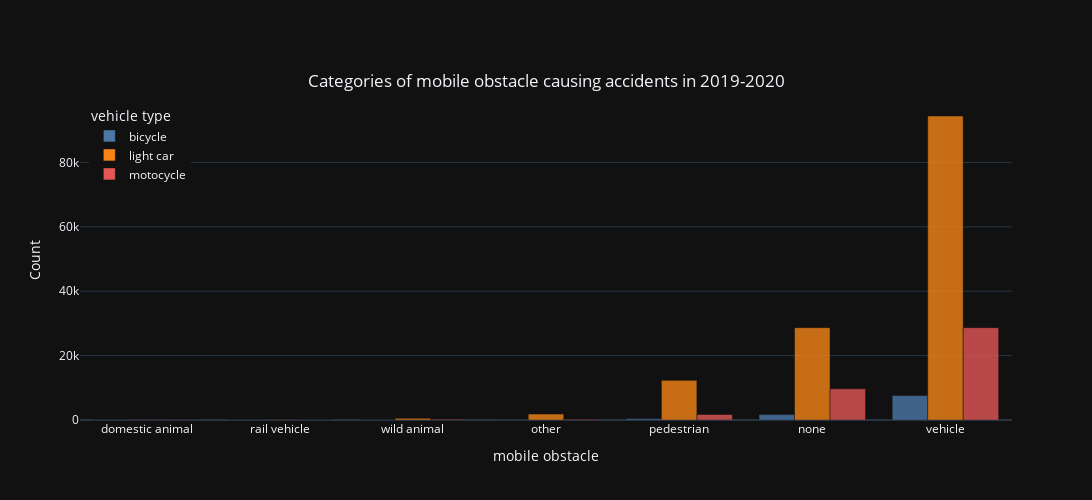

The notebook cell this image was saved under:
### Code cell
dx= df.groupby(['catv', 'obsm']).count().reset_index()

fig = px.bar( dx, x='obsm', y='victim_id', title="Wide-Form Input", color='catv',  barmode='group',
    opacity=.8, color_discrete_sequence=px.colors.qualitative.T10,
    labels={'catv': 'vehicle type','obsm':'mobile obstacle', 'victim_id':'victims'} , template="plotly_dark")
    #category_orders={"col": ["val1", ...], ...})
fig.update_xaxes(type='category', categoryorder='total ascending')
fig.update_layout(width=1100, height=500,xaxis_title_text='mobile obstacle', yaxis_title_text='Count', 
    title='Categories of mobile obstacle causing accidents in 2019-2020', title_x=.5, title_y=.85 ,
    legend=dict(yanchor="top",y=0.99,xanchor="left",x=0.01) )
fig.show()

### Figure 1 — Plotly figure (JSON) as saved in the notebook; plotly's stock layout.template omitted (floating-point values rounded to 4 significant figures)
{"data": [{"alignmentgroup": "True", "hovertemplate": "vehicle type=bicycle<br>mobile obstacle=%{x}<br>victims=%{y}<extra></extra>", "legendgroup": "bicycle", "marker": {"color": "#4C78A8", "opacity": 0.8, "pattern": {"shape": ""}}, "name": "bicycle", "offsetgroup": "bicycle", "orientation": "v", "showlegend": true, "textposition": "auto", "type": "bar", "x": ["domestic animal", "none", "other", "pedestrian", "rail vehicle", "vehicle", "wild animal"], "xaxis": "x", "y": [14, 1684, 118, 476, 27, 7588, 30], "yaxis": "y"}, {"alignmentgroup": "True", "hovertemplate": "vehicle type=light car<br>mobile obstacle=%{x}<br>victims=%{y}<extra></extra>", "legendgroup": "light car", "marker": {"color": "#F58518", "opacity": 0.8, "pattern": {"shape": ""}}, "name": "light car", "offsetgroup": "light car", "orientation": "v", "showlegend": true, "textposition": "auto", "type": "bar", "x": ["domestic animal", "none", "other", "pedestrian", "rail vehicle", "vehicle", "wild animal"], "xaxis": "x", "y": [66, 28670, 1837, 12316, 108, 94432, 526], "yaxis": "y"}, {"alignmentgroup": "True", "hovertemplate": "vehicle type=motocycle<br>mobile obstacle=%{x}<br>victims=%{y}<extra></extra>", "legendgroup": "motocycle", "marker": {"color": "#E45756", "opacity": 0.8, "pattern": {"shape": ""}}, "name": "motocycle", "offsetgroup": "motocycle", "orientation": "v", "showlegend": true, "textposition": "auto", "type": "bar", "x": ["domestic animal", "none", "other", "pedestrian", "rail vehicle", "vehicle", "wild animal"], "xaxis": "x", "y": [64, 9671, 216, 1708, 32, 28682, 252], "yaxis": "y"}], "layout": {"barmode": "group", "height": 500, "legend": {"title": {"text": "vehicle type"}, "tracegroupgap": 0, "x": 0.01, "xanchor": "left", "y": 0.99, "yanchor": "top"}, "title": {"text": "Categories of mobile obstacle causing accidents in 2019-2020", "x": 0.5, "y": 0.85}, "width": 1100, "xaxis": {"anchor": "y", "categoryorder": "total ascending", "domain": [0, 1], "title": {"text": "mobile obstacle"}, "type": "category"}, "yaxis": {"anchor": "x", "domain": [0, 1], "title": {"text": "Count"}}}}
